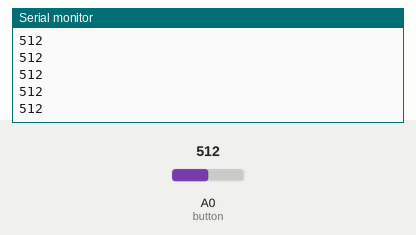
This sketch was run on a simulated Arduino Uno, built with avr-gcc and run on an emulated ATmega328P. Shown: the last lines printed to the serial monitor. Inputs (shaded band) come from the test bench; at power-on: A0 (button) = 512.

Above: at 1.2 s.
1.3 s: A0 (button) set to 482
At 2.0 s:
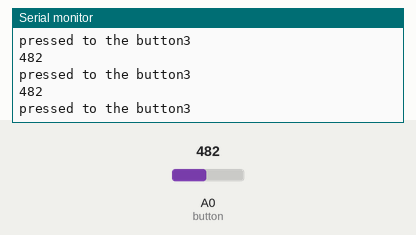
2.9 s: A0 (button) set to 359
At 3.7 s:
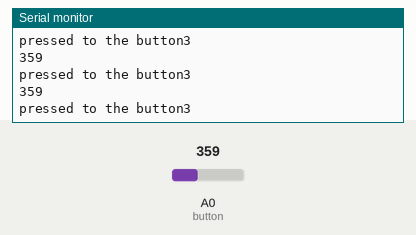
5.9 s: A0 (button) set to 343
At 7.0 s:
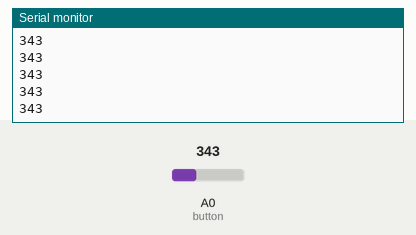
7.4 s: A0 (button) set to 107
At 8.3 s:
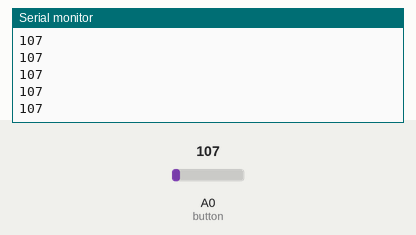
8.9 s: A0 (button) set to 89
At 9.6 s:
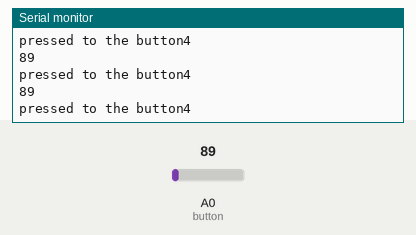
Timing chart, 0 to 11.9 s (numbered marks = the images above; inputs shaded):
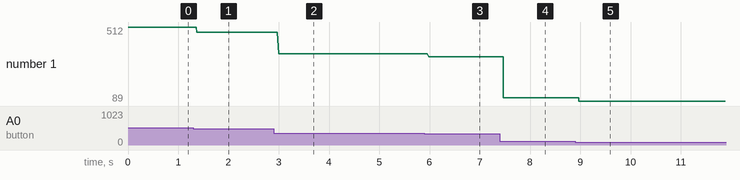

The sketch:

manybuttons.ino
```cpp
#define button A0

int buttonNumber;

void setup() {
  Serial.begin(9600);
  pinMode(button, INPUT);


}

void loop() {
  buttonNumber = analogRead(button);
  Serial.println(buttonNumber);
  if(buttonNumber > 900){
    Serial.println("pressed to the button1");
  }
  else if(buttonNumber < 800 && buttonNumber >700){
    Serial.println("pressed to the button2");
  }
  else if(buttonNumber < 500 && buttonNumber >350){
    Serial.println("pressed to the button3");
  }
  else if(buttonNumber < 100 && buttonNumber >10){
    Serial.println("pressed to the button4");

  }
}
```

Measured:
- the behaviour switches between 500 and 499 on A0 (button) (found by bisection; images 0 and 1)
- the behaviour switches between 351 and 350 on A0 (button) (found by bisection; images 2 and 3)
- the behaviour switches between 100 and 99 on A0 (button) (found by bisection; images 4 and 5)
- after the input at 1.3 s, the serial monitor: prints a new line after 0.07 s (image 1)
- after the input at 2.9 s, the serial monitor: prints a new line after 0.10 s (image 2)
- after the input at 5.9 s, the serial monitor: prints a new line after 0.08 s (image 3)
- after the input at 7.4 s, the serial monitor: prints a new line after 0.07 s (image 4)
- after the input at 8.9 s, the serial monitor: prints a new line after 0.07 s (image 5)
